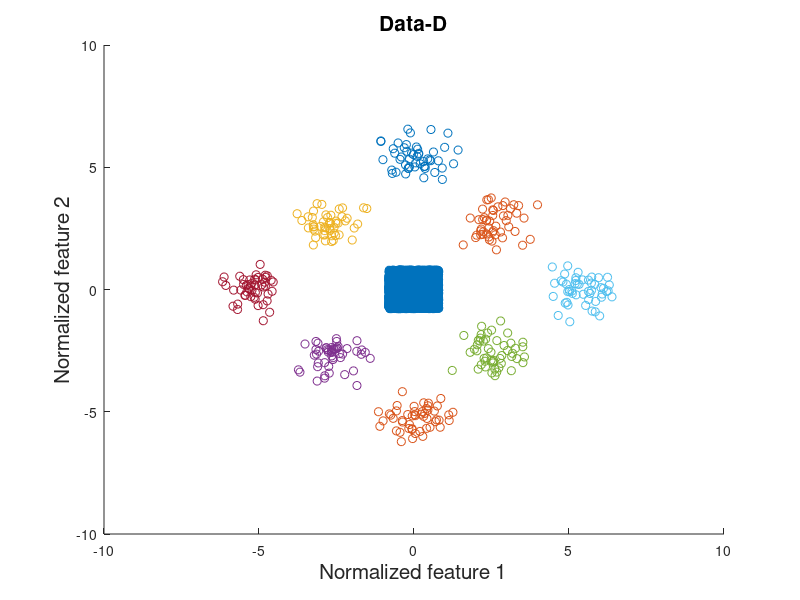

Write the MATLAB code that produced this figure. (Note: this script raises an error after producing the figure.)
clear
clc
rng(0)
replicate=5000;
%% load data
num_class=9;
num_feature=2;
load('./data-D/Data-D.mat')
true_idx=data(:,end);
X=data(:,1:num_feature);
num_instance=size(X,1);
% normalization
for p=1:num_feature
    X(:,p)=X(:,p)-mean(X(:,p));
    X(:,p)=X(:,p)/std(X(:,p));
end
% cv0
label=unique(true_idx);
for k=1:num_class
    Ns(k)=sum(true_idx==label(k));
end
cv0=std(Ns)/mean(Ns);
%
figure;
gscatter(X(:,1), X(:,2), true_idx);
title('Data-D','FontSize',15)
xlabel('Normalized feature 1','FontSize',15)
ylabel('Normalized feature 2','FontSize',15)
legend off
saveas(gcf,'./data-D/ground_truth.jpg');
hold off;
%
alpha=1;
output='./data-D';
is_plot=1;
is_saveplot=1;
eval_clustering(X,num_class,true_idx,replicate,alpha,output,is_plot,is_saveplot);